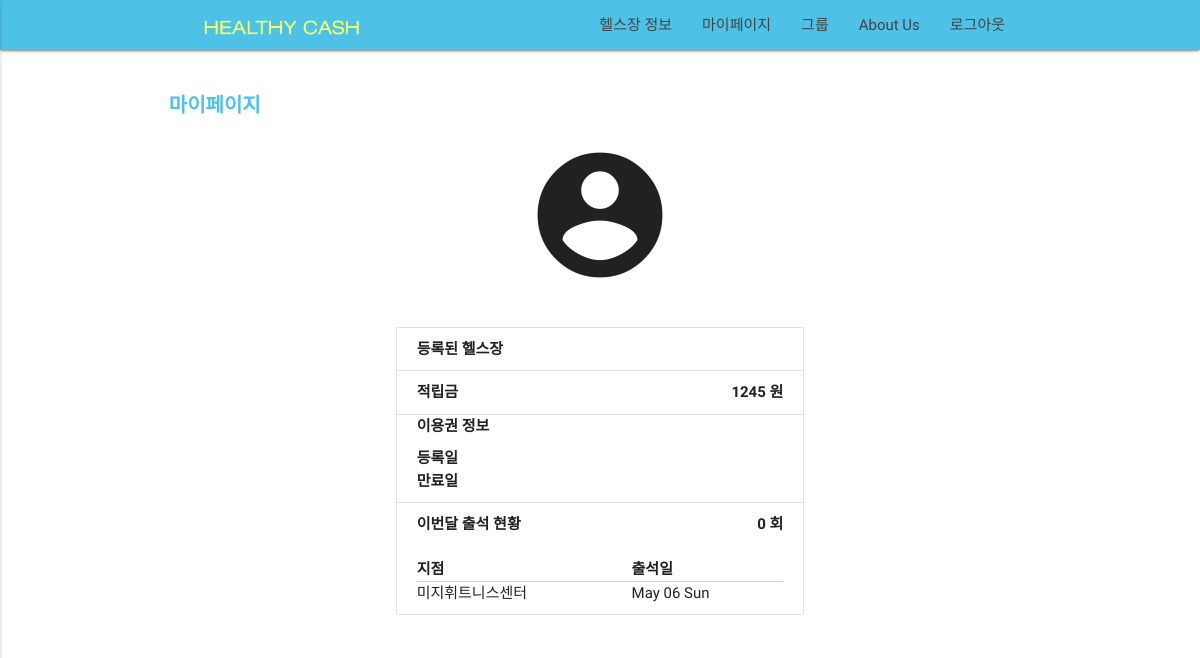
The page /profiles/mypage/ (signed in) on the database as committed earlier.
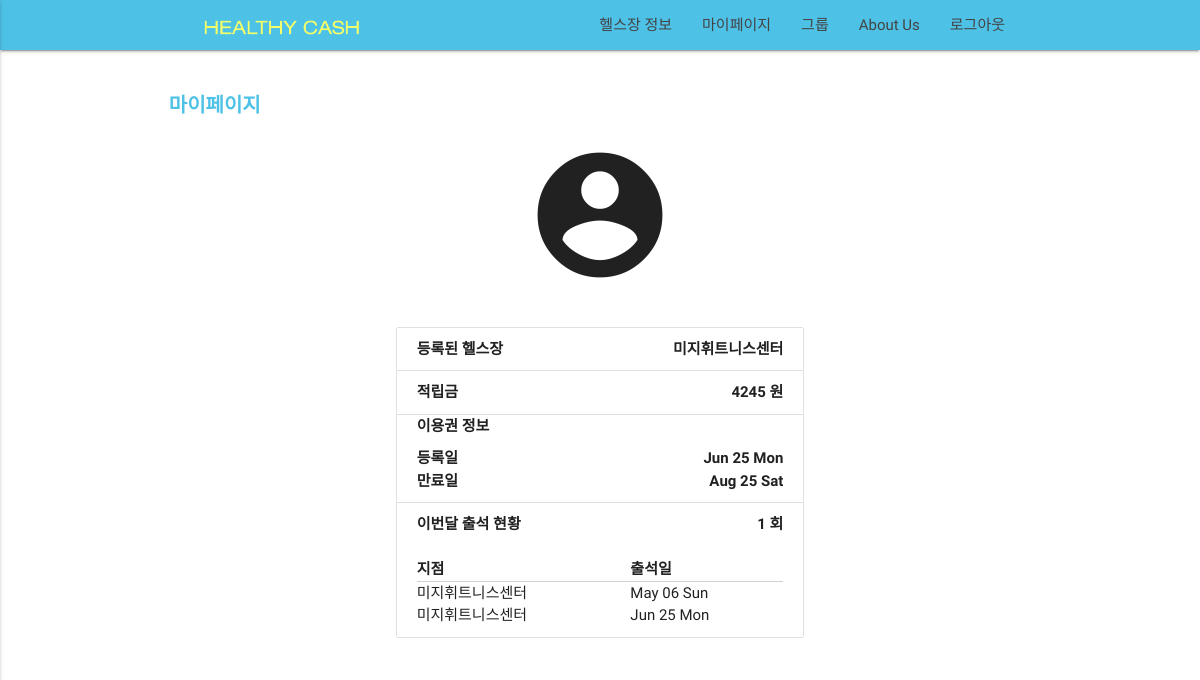
The same page on the database as committed later.
### profiles/models.py (models this page shows, shortened)
class Profile(models.Model):
    user             = models.OneToOneField(User) # user.profile
    email            = models.CharField(max_length = 120)
    real_name        = models.CharField(max_length = 120, null=True)
    sex              = models.CharField(max_length = 50, null=True)
    followers        = models.ManyToManyField(User, related_name='followers', blank=True)
    following        = models.ManyToManyField(User, related_name='following', blank=True)
    timestamp        = models.DateTimeField(auto_now_add=True)
    updated          = models.DateTimeField(auto_now=True)
    healthclub       = models.ForeignKey(HealthClub, null=True)
    is_health_master = models.BooleanField(default = False)
    exercised        = models.IntegerField(default = 0)
    unit_cash        = models.IntegerField(default = 0)
    cash             = models.IntegerField(default = 0)
    healthclub_price = models.IntegerField(default = 0)
    start_date       = models.DateTimeField(null=True)
    expire_date      = models.DateTimeField(null=True)

### healthclub/models.py (models this page shows, shortened)
class HealthDiary(models.Model):
    user = models.ForeignKey(settings.AUTH_USER_MODEL)
    healthclub = models.ForeignKey(HealthClub)
    timestamp = models.DateTimeField(auto_now=True)

class HealthClub(models.Model):
    initiated = models.BooleanField(default=False)
    name      = models.CharField(max_length = 120)
    address   = models.CharField(max_length = 200)
    master    = models.ForeignKey(User)
    geometry  = models.CharField(max_length = 200, blank=True)
    photo     = models.ImageField(blank=True)
    qrcode    = models.ImageField(blank=True)
    member    = models.IntegerField(default = 0)
    price1    = models.IntegerField(blank = True, default= 0)
    price2    = models.IntegerField(blank = True, default= 0)
    price3    = models.IntegerField(blank = True, default= 0)
    price6    = models.IntegerField(blank = True, default= 0)
    price12   = models.IntegerField(blank = True, default= 0)
    detail   = models.CharField(max_length = 1000, blank = True)
    timestamp = models.DateTimeField(auto_now=True)
    updated = models.DateTimeField(auto_now_add=True)

### profiles/views.py (the view)
def mypage(request):
    user = request.user
    profile = Profile.objects.get(user=user)
    last_diary = HealthDiary.objects.filter(user = user)
    expire_date = profile.expire_date  #When expire_date Expires
    if expire_date != None:
        if expire_date < datetime.now():
            profile.healthclub = None
            profile.expire_date = None
            profile.start_date = None
            profile.save()
    if(len(last_diary)==0):
        pass
    else:
        last_diary = last_diary.last().timestamp
        if last_diary.month < datetime.now().month:
            profile.exercised = 0
    profile = Profile.objects.get(user=user)
    record = HealthDiary.objects.filter(user=user)
    context = {'profile' : profile, 'username' : user.username, 'record' : record, 'real_name' : user.profile.real_name}
    return render(request, 'mypage.html', context)

### templates/mypage.html (shortened to what this page needs)
{% extends "base.html"  %}
{% load staticfiles %}
{%block content%}
<div class="container">
    <div class="row" style="padding-top:20px">
      <p class="header" style="font-size:20px;color:#4EC1E6;font-weight: bold;"> 마이페이지 </p>
       <center>
        <i style="font-size:150px"  class="large material-icons">account_circle</i>
        </center>
        <div class="col s12 m3 l3"></div>
        <div class="col s12 m6 l6">
          <ul class="collection" style="margin-top:30px">
            <li class="collection-item">
              <span>등록된 헬스장</span>
              <span style="float:right">{{profile.healthclub.name}} </span>
            </li>
            <li class="collection-item">
              <span>적립금</span>
              <span style="float:right">{{profile.cash}} 원 </span>
            </li>
            <li style="margin-left : 20px;font-weight: bold;">이용권 정보<li>
            <li class="collection-item">
              <span>등록일</span>
              <span style="float:right">{{profile.start_date|date:"M d D"}}  </span>
              <br>
              <span>만료일</span>
              <span style="float:right">{{profile.expire_date|date:"M d D"}} </span>
            </li>
            <li class="collection-item">
              <span>이번달 출석 현황</span>
              <span style="float:right">{{profile.exercised}} 회  </span>
              <br>
              <br>
              <table>
                  <thead>
                    <tr>
                        <th>지점</th>
                        <th>출석일</th>
                    </tr>
                  </thead>
                  <tbody>
                      {% for r in record%}
                    <tr>
                      <td>{{r.healthclub.name}}</td>
                      <td>{{r.timestamp|date:"M d D"}}</td>
                    </tr>
                       {% endfor %}
                  </tbody>
              </table>
            </li>
          </ul>
      </div>
    </div>
</div>
{% endblock content %}

Rows that differ between the two databases and show on the page:
changed Profile: healthclub.name (not shown) → "미지휘트니스센터"; cash "1245" → "4245"; start_date (not shown) → "Jun 25 Mon"; expire_date (not shown) → "Aug 25 Sat"; exercised "0" → "1"
added HealthDiary: healthclub.name "미지휘트니스센터", timestamp "Jun 25 Mon"
